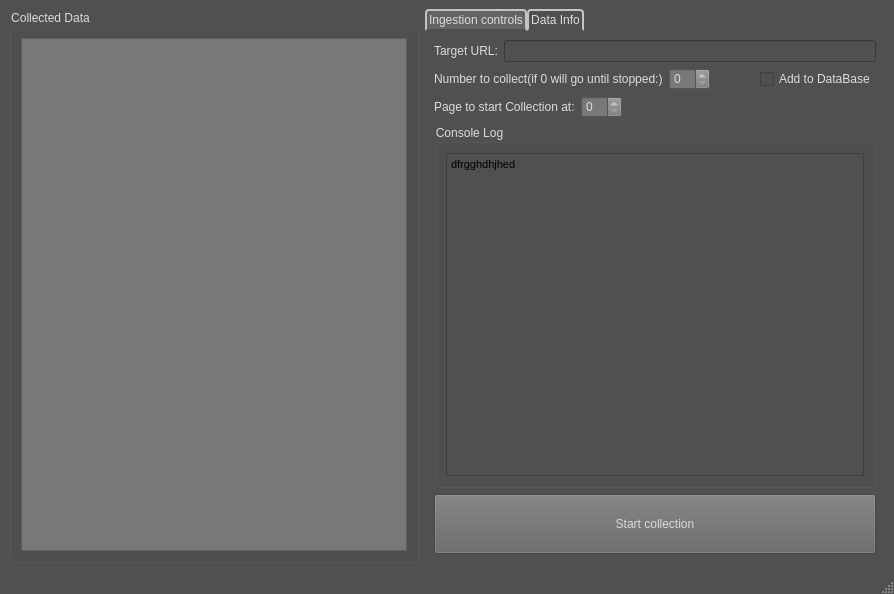
<?xml version="1.0" encoding="UTF-8"?>
<ui version="4.0">
 <class>MainWindow</class>
 <widget class="QMainWindow" name="MainWindow">
  <property name="geometry">
   <rect>
    <x>0</x>
    <y>0</y>
    <width>894</width>
    <height>594</height>
   </rect>
  </property>
  <property name="windowTitle">
   <string>Benzaiten Data collect</string>
  </property>
  <property name="autoFillBackground">
   <bool>false</bool>
  </property>
  <property name="styleSheet">
   <string notr="true">QMainWindow{
background: rgb(80, 80, 80);
}</string>
  </property>
  <widget class="QWidget" name="centralwidget">
   <property name="enabled">
    <bool>true</bool>
   </property>
   <layout class="QGridLayout" name="gridLayout_2">
    <item row="0" column="0">
     <widget class="QGroupBox" name="groupBox">
      <property name="minimumSize">
       <size>
        <width>100</width>
        <height>0</height>
       </size>
      </property>
      <property name="styleSheet">
       <string notr="true">QGroupBox{
background-color: rgb(80, 80, 80);
}
QGroupBox::title{
color: rgb(220, 220, 220)
}</string>
      </property>
      <property name="title">
       <string>Collected Data</string>
      </property>
      <layout class="QVBoxLayout" name="verticalLayout">
       <item>
        <widget class="QTreeWidget" name="collection_display">
         <property name="styleSheet">
          <string notr="true">QTreeWidget{
background: rgb(120, 120, 120)
}</string>
         </property>
         <property name="headerHidden">
          <bool>true</bool>
         </property>
         <column>
          <property name="text">
           <string notr="true">1</string>
          </property>
         </column>
        </widget>
       </item>
      </layout>
     </widget>
    </item>
    <item row="0" column="1">
     <widget class="QTabWidget" name="tabWidget">
      <property name="styleSheet">
       <string notr="true">QTabWidget::pane { /* The tab widget frame */
   background: rgb(80, 80, 80);
}

QTabBar::tab {
    background: rgb(80, 80, 80);
    border: 2px solid #C4C4C3;
    border-bottom-color: rgb(80, 80, 80);
    border-top-left-radius: 4px;
    border-top-right-radius: 4px;
	title-color: rgb(220, 220, 220);
    min-width: 8ex;
    padding: 2px;
}

QTabBar::tab::title {
	color: rgb(220, 220, 220);
}


QTabBar::tab::selected {
    background: rgb(100, 100, 100);
}</string>
      </property>
      <property name="currentIndex">
       <number>0</number>
      </property>
      <widget class="QWidget" name="ingest_ctrls">
       <property name="minimumSize">
        <size>
         <width>411</width>
         <height>0</height>
        </size>
       </property>
       <property name="styleSheet">
        <string notr="true">QWidget{
	background: rgb(80, 80, 80)
}</string>
       </property>
       <attribute name="title">
        <string>Ingestion controls</string>
       </attribute>
       <layout class="QVBoxLayout" name="verticalLayout_2">
        <item>
         <layout class="QHBoxLayout" name="horizontalLayout">
          <item>
           <widget class="QLabel" name="target_url_label">
            <property name="styleSheet">
             <string notr="true">QLabel{
	color: rgb(220, 220, 220);
}</string>
            </property>
            <property name="text">
             <string>Target URL:</string>
            </property>
           </widget>
          </item>
          <item>
           <widget class="QLineEdit" name="target_url">
            <property name="styleSheet">
             <string notr="true">QLineEdit{
	color: rgb(220, 220, 220)
}</string>
            </property>
           </widget>
          </item>
         </layout>
        </item>
        <item>
         <layout class="QHBoxLayout" name="horizontalLayout_2">
          <item>
           <widget class="QLabel" name="collection_number_label">
            <property name="styleSheet">
             <string notr="true">QLabel{
	color: rgb(220, 220, 220);
}</string>
            </property>
            <property name="text">
             <string>Number to collect(if 0 will go until stopped:)</string>
            </property>
           </widget>
          </item>
          <item>
           <widget class="QSpinBox" name="number_to_collect">
            <property name="contextMenuPolicy">
             <enum>Qt::PreventContextMenu</enum>
            </property>
            <property name="styleSheet">
             <string notr="true">QSpinBox{
	color: rgb(220, 220, 220);
	background: rgb(120, 120, 120);
}
</string>
            </property>
           </widget>
          </item>
          <item>
           <spacer name="horizontalSpacer">
            <property name="orientation">
             <enum>Qt::Horizontal</enum>
            </property>
            <property name="sizeHint" stdset="0">
             <size>
              <width>40</width>
              <height>20</height>
             </size>
            </property>
           </spacer>
          </item>
          <item>
           <widget class="QCheckBox" name="add_to_data_base">
            <property name="styleSheet">
             <string notr="true">QCheckBox{
	color: rgb(220, 220, 220);
}</string>
            </property>
            <property name="text">
             <string>Add to DataBase</string>
            </property>
           </widget>
          </item>
         </layout>
        </item>
        <item>
         <layout class="QHBoxLayout" name="horizontalLayout_3">
          <item>
           <widget class="QLabel" name="label">
            <property name="styleSheet">
             <string notr="true">QLabel{
	color: rgb(220, 220, 220);
}</string>
            </property>
            <property name="text">
             <string>Page to start Collection at:</string>
            </property>
           </widget>
          </item>
          <item>
           <widget class="QSpinBox" name="spinBox">
            <property name="styleSheet">
             <string notr="true">QSpinBox{
	color: rgb(220, 220, 220);
	background: rgb(120, 120, 120);
}
</string>
            </property>
           </widget>
          </item>
          <item>
           <spacer name="horizontalSpacer_2">
            <property name="orientation">
             <enum>Qt::Horizontal</enum>
            </property>
            <property name="sizeHint" stdset="0">
             <size>
              <width>40</width>
              <height>20</height>
             </size>
            </property>
           </spacer>
          </item>
         </layout>
        </item>
        <item>
         <widget class="QGroupBox" name="groupBox_2">
          <property name="styleSheet">
           <string notr="true">QGroupBox{
background-color: rgb(80, 80, 80);
}
QGroupBox::title{
color: rgb(220, 220, 220)
}</string>
          </property>
          <property name="title">
           <string>Console Log</string>
          </property>
          <layout class="QVBoxLayout" name="verticalLayout_3">
           <item>
            <widget class="QTextBrowser" name="console_output">
             <property name="styleSheet">
              <string notr="true">QTextBroser{
	color: rgb(200, 200, 200);
	background: rgb(110, 110, 110);
}</string>
             </property>
             <property name="html">
              <string>&lt;!DOCTYPE HTML PUBLIC &quot;-//W3C//DTD HTML 4.0//EN&quot; &quot;http://www.w3.org/TR/REC-html40/strict.dtd&quot;&gt;
&lt;html&gt;&lt;head&gt;&lt;meta name=&quot;qrichtext&quot; content=&quot;1&quot; /&gt;&lt;style type=&quot;text/css&quot;&gt;
p, li { white-space: pre-wrap; }
&lt;/style&gt;&lt;/head&gt;&lt;body style=&quot; font-family:'MS Shell Dlg 2'; font-size:8.25pt; font-weight:400; font-style:normal;&quot;&gt;
&lt;p style=&quot; margin-top:0px; margin-bottom:0px; margin-left:0px; margin-right:0px; -qt-block-indent:0; text-indent:0px;&quot;&gt;dfrgghdhjhed&lt;/p&gt;&lt;/body&gt;&lt;/html&gt;</string>
             </property>
            </widget>
           </item>
          </layout>
         </widget>
        </item>
        <item>
         <widget class="QPushButton" name="start_collection">
          <property name="minimumSize">
           <size>
            <width>0</width>
            <height>60</height>
           </size>
          </property>
          <property name="styleSheet">
           <string notr="true">QPushButton{
	color: rgb(220, 220, 220);
	background: rgb(100, 100, 100);
}</string>
          </property>
          <property name="text">
           <string>Start collection</string>
          </property>
         </widget>
        </item>
       </layout>
      </widget>
      <widget class="QWidget" name="data_info">
       <attribute name="title">
        <string>Data Info</string>
       </attribute>
      </widget>
     </widget>
    </item>
   </layout>
  </widget>
  <widget class="QMenuBar" name="menubar">
   <property name="geometry">
    <rect>
     <x>0</x>
     <y>0</y>
     <width>894</width>
     <height>22</height>
    </rect>
   </property>
  </widget>
  <widget class="QStatusBar" name="statusbar"/>
 </widget>
 <resources/>
 <connections/>
</ui>
